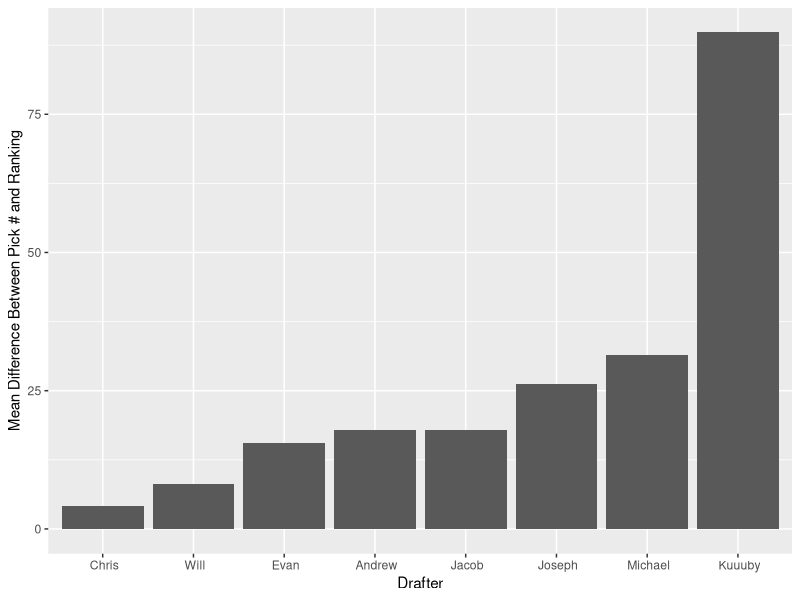
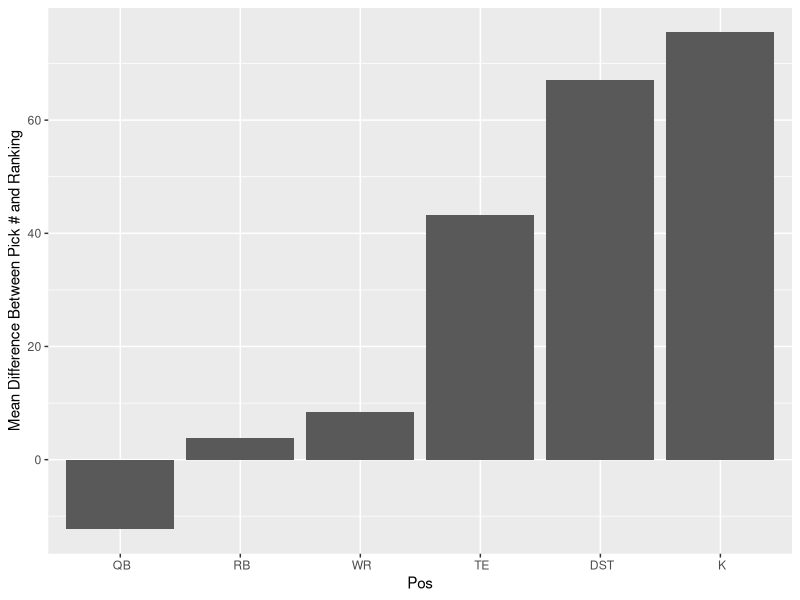
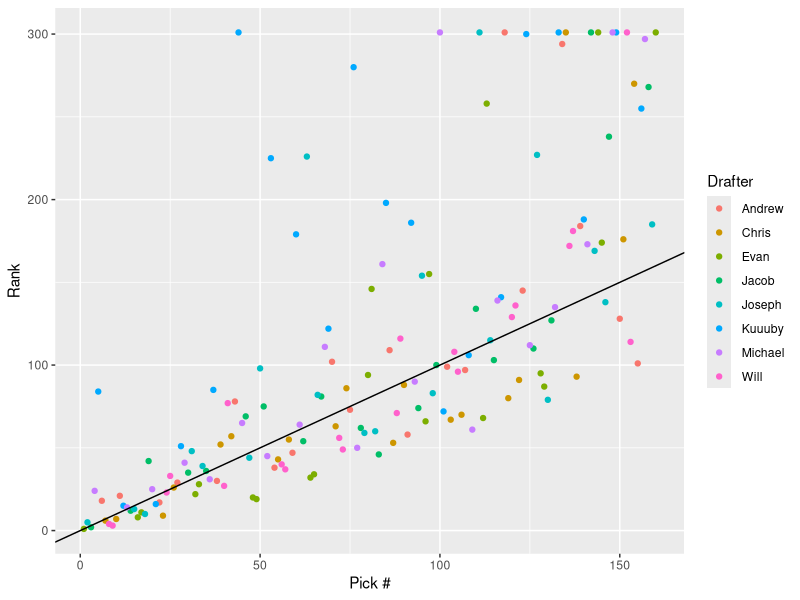
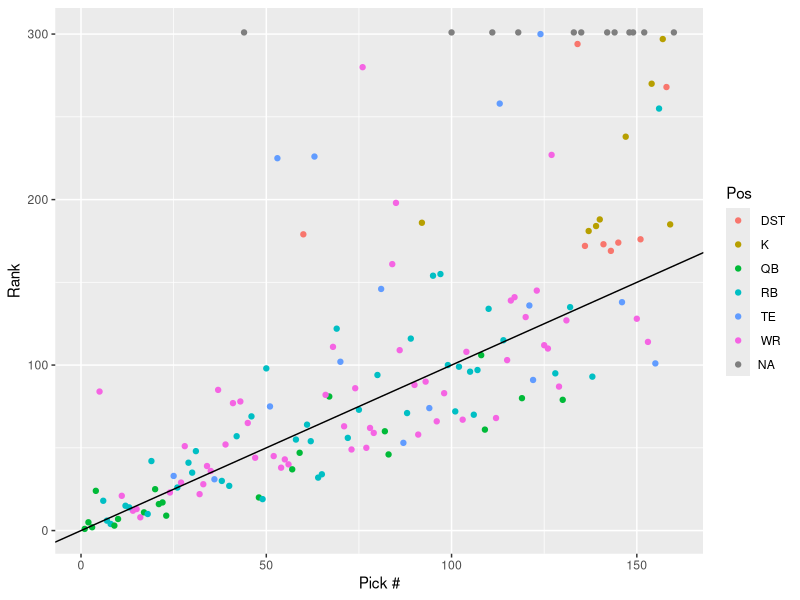
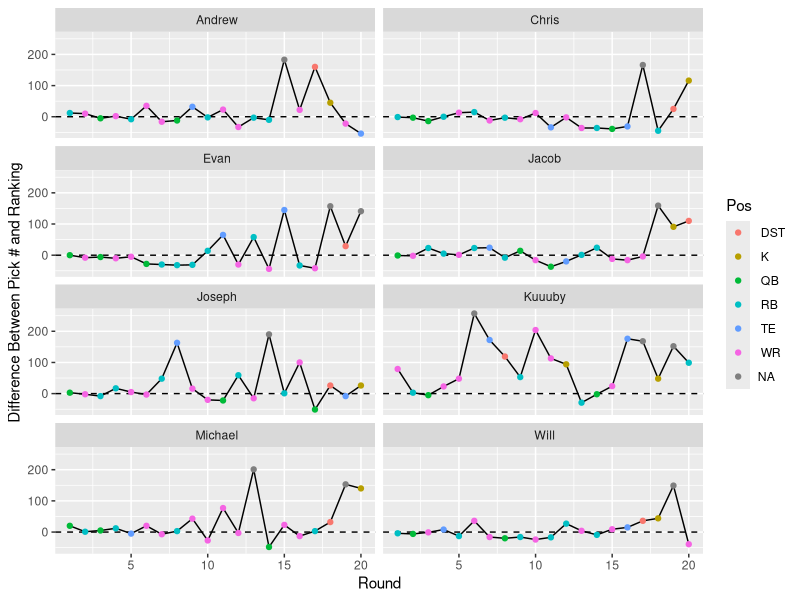

Source code (R) for these figures, in order:
## ---- chunk 1
knitr::opts_chunk$set(fig.width=12, fig.height=8, fig.path='Figs/',
                      echo=FALSE, warning=FALSE, message=FALSE)
options(width=100)
## ---- chunk 2
knitr::opts_chunk$set(echo = TRUE)
## ---- chunk 3
draftData <- read.csv("./data/Draft2022.csv", stringsAsFactors = F)
print.data.frame(head(draftData), row.names=FALSE)
## ---- chunk 4
rankings <- read.csv("./data/espn_superflex_ppr_2022.csv", stringsAsFactors = F)

# Read player as string, not factor
rankings$Player <- as.character(rankings$Player)

print.data.frame(head(rankings, n=10), row.names=FALSE)
## ---- chunk 5
library("dplyr")

# Join rankings data with draft data
joinedData <- left_join(draftData, rankings, by="Player")

# Some players will not have a  ranking, give these players a worst ranking + 1
joinedData$Rank[is.na(joinedData$Rank)] <- nrow(rankings) + 1

print.data.frame(head(joinedData, n=10), row.names=FALSE)
## ---- chunk 6
joinedData$RankDiff <- joinedData$Rank - joinedData$PickNumber

print.data.frame(head(joinedData, n=10), row.names=FALSE)
## ---- chunk 7
avgDiffs <- aggregate(RankDiff ~ Drafter, joinedData, FUN=mean)

# Order factor by worst draft to best
avgDiffs <- within(avgDiffs, Drafter <- factor(Drafter, levels=avgDiffs[order(avgDiffs$RankDiff), "Drafter"]))

# Order dataframe by worst draft to best
avgDiffs <- avgDiffs[order(avgDiffs$RankDiff, decreasing = FALSE),]

print.data.frame(avgDiffs, row.names=FALSE)
## ---- chunk 8
library(ggplot2)
ggplot(avgDiffs, aes(x=Drafter, y=RankDiff)) + geom_bar(stat = "identity") + ylab("Mean Difference Between Pick # and Ranking")
## ---- chunk 9
noKorDst <- joinedData[!(joinedData$Pos %in% list("DST", "K")), ]

avgDiffs2 <- aggregate(RankDiff ~ Drafter, noKorDst, FUN=mean)

# Order factor by worst draft to best
avgDiffs2 <- within(avgDiffs2, Drafter <- factor(Drafter, levels=avgDiffs[order(avgDiffs$RankDiff), "Drafter"]))

# Order dataframe by worst draft to best
avgDiffs2 <- avgDiffs2[order(avgDiffs2$RankDiff, decreasing = FALSE),]

print.data.frame(avgDiffs2, row.names=FALSE)
## ---- chunk 10
posDiffs <- aggregate(RankDiff ~ Pos, joinedData, FUN=mean)

posDiffs <- within(posDiffs, Pos <- factor(Pos, levels=posDiffs[order(posDiffs$RankDiff), "Pos"]))

# Order dataframe by worst draft to best
posDiffs <- posDiffs[order(posDiffs$RankDiff, decreasing = FALSE),]

print.data.frame(posDiffs, row.names=FALSE)

ggplot(posDiffs, aes(x=Pos, y=RankDiff)) + geom_bar(stat = "identity") + ylab("Mean Difference Between Pick # and Ranking")
## ---- chunk 11
# Scatter colored by drafter
ggplot(joinedData, aes(x=PickNumber,y=Rank)) + geom_point(aes(color=Drafter)) + geom_abline() + xlab("Pick #")
## ---- chunk 12
# Scatter colored by position
ggplot(joinedData, aes(x=PickNumber,y=Rank)) + geom_point(aes(color=Pos)) + geom_abline() + xlab("Pick #")
## ---- chunk 13
# Scatter colored by position, faceted by drafer
ggplot(joinedData, aes(x=Round, y=RankDiff)) + geom_line() + facet_wrap(~Drafter, ncol=2) + geom_hline(yintercept = 0, linetype=2) + geom_point(aes(color=Pos)) + ylab("Difference Between Pick # and Ranking")
